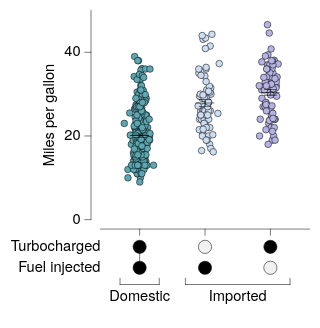

This figure's Vega-Lite source:
### Vega-Lite specification from a JSON file in a GitHub repository (floating-point values rounded to 4 significant figures; data arrays with more than 128 entries replaced by an {"elided": "..."} marker saying what was removed)
{"background": null, "config": {"arc": {"fill": "#DBDBDB", "fillOpacity": 1.0, "innerRadius": 25.0, "padAngle": 0.03, "stroke": "black", "strokeOpacity": 1, "strokeWidth": 0.25}, "area": {"fill": "#DBDBDB", "fillOpacity": 1.0, "stroke": "black", "strokeOpacity": 1, "strokeWidth": 0.25}, "axis": {"domain": true, "domainCap": "round", "domainColor": "black", "domainWidth": 0.25, "grid": false, "gridCap": "round", "gridColor": "#F1F1F1", "gridDash": [0, 0], "gridOpacity": 1.0, "gridWidth": 0.25, "labelColor": "black", "labelFont": "Helvetica Neue, HelveticaNeue, Helvetica, Arial, sans-serif", "labelFontSize": 7, "labelFontStyle": "normal", "labelFontWeight": 400, "offset": 4.5, "ticks": true, "tickCap": "round", "tickColor": "black", "tickRound": false, "tickSize": 3, "tickWidth": 0.25, "titleColor": "black", "titleFont": "Helvetica Neue, HelveticaNeue, Helvetica, Arial, sans-serif", "titleFontSize": 7, "titleFontStyle": "normal", "titleFontWeight": 400}, "axisX": {"domain": true, "labelAlign": "center", "labelAngle": 0, "labels": true, "ticks": true, "translate": 0}, "axisY": {"domain": true, "labelAlign": "right", "labelAngle": 0, "labels": true, "ticks": true, "translate": 0}, "axisRight": {"domain": true, "labelAlign": "left", "labelAngle": 0, "labels": true, "ticks": true, "translate": 0}, "axisTop": {"domain": true, "labelAlign": "center", "labelAngle": 0, "labels": true, "ticks": true, "translate": 0}, "axisBand": {"tickOffset": 0}, "bar": {"fill": "#DBDBDB", "fillOpacity": 1.0, "stroke": "black", "strokeOpacity": 1, "strokeWidth": 0.25}, "boxplot": {"size": 9.0, "ticks": {"cornerRadius": 0.25, "fill": "black", "opacity": 1, "size": 4.5, "thickness": 0.25}, "box": {"fillOpacity": 1.0, "stroke": "black", "strokeOpacity": 1, "strokeWidth": 0.25}, "median": {"cornerRadius": 0, "fill": "black", "fillOpacity": 1.0, "opacity": 1, "size": 9.0, "thickness": 0.25}, "rule": {"fill": "black", "fillOpacity": 1.0, "size": 10.0, "stroke": "black", "strokeDash": [0, 0], "strokeOpacity": 1, "strokeWidth": 0.25}, "outliers": {"color": "black", "fill": "black", "fillOpacity": 1.0, "size": 0, "stroke": "black", "strokeOpacity": 1, "strokeWidth": 0.25}}, "circle": {"fill": "black", "fillOpacity": 1.0, "size": 1.25, "stroke": null, "strokeOpacity": 1, "strokeWidth": 0.25}, "errorband": {"band": {"fillOpacity": 0.6, "stroke": null, "strokeWidth": 0.25, "strokeOpacity": 1}, "borders": {"opacity": 0, "strokeOpacity": 0.25, "strokeWidth": 1}}, "errorbar": {"opacity": 1, "rule": {"strokeDash": [0, 0], "strokeWidth": 0.25}, "ticks": {"color": "black", "cornerRadius": 0.125, "opacity": 1, "size": 6.0, "thickness": 0.25}, "thickness": 0.25}, "font": "Helvetica Neue, HelveticaNeue, Helvetica, Arial, sans-serif", "geoshape": {"fill": "#DBDBDB", "fillOpacity": 1.0, "stroke": "black", "strokeOpacity": 1, "strokeWidth": 0.25}, "header": {"labelColor": "black", "labelFont": "Helvetica Neue, HelveticaNeue, Helvetica, Arial, sans-serif", "labelFontSize": 7, "labelFontStyle": "normal", "labelFontWeight": 400, "titleColor": "black", "titleFont": "Helvetica Neue, HelveticaNeue, Helvetica, Arial, sans-serif", "titleFontSize": 7, "titleFontStyle": "normal", "titleFontWeight": 400, "titlePadding": 0}, "legend": {"disable": false, "offset": 4.5, "titlePadding": 4, "labelOffset": 2, "gradientLabelOffset": 2, "gradientLength": 50.0, "gradientThickness": 5.0, "gradientOpacity": 1.0, "gradientStrokeColor": "black", "gradientStrokeWidth": 0.25, "labelColor": "black", "labelFont": "Helvetica Neue, HelveticaNeue, Helvetica, Arial, sans-serif", "labelFontSize": 7, "labelFontStyle": "normal", "labelFontWeight": 400, "strokeColor": "black", "strokeWidth": 0, "symbolSize": 42, "symbolStrokeColor": "black", "symbolStrokeWidth": 0.25, "titleColor": "black", "titleFont": "Helvetica Neue, HelveticaNeue, Helvetica, Arial, sans-serif", "titleFontSize": 7, "titleFontStyle": "normal", "titleFontWeight": 400}, "line": {"color": "black", "stroke": "black", "strokeCap": "round", "strokeDash": [0, 0], "strokeOpacity": 1, "strokeWidth": 0.375}, "point": {"filled": true, "fill": "#DBDBDB", "fillOpacity": 1.0, "size": 5.0, "stroke": "black", "strokeOpacity": 1, "strokeWidth": 0.25}, "range": {"category": ["#5CA7B1", "#CDDEF3", "#B7B3E4", "#B3DAB5", "#F5E1B3", "#3D727B", "#8AA8D2", "#867DAC", "#80A988", "#CBB17A", "#204148", "#59719A", "#584C77", "#507B5F", "#9D824D"], "diverging": {"scheme": ["#C35082", "#CE6D94", "#D989A7", "#E2A4BA", "#EABFCE", "#F1DBE2", "#F6F6F6", "#D7E0EB", "#B9CBE0", "#9BB6D5", "#7DA1C9", "#5F8CBD", "#4177B1"]}, "heatmap": {"scheme": ["#32022B", "#43044D", "#4C196E", "#4D338C", "#484DA6", "#3A68BB", "#1D83CA", "#1D9CCB", "#23B5C9", "#28CDC5", "#4DE0B4", "#91EE9F"]}, "ordinal": {"scheme": ["#F1F1F1", "#DBDBDB", "#C6C6C6", "#B2B2B2", "#9D9D9D", "#898989", "#767676", "#636363", "#515151", "#404040", "#2F2F2F", "#1F1F1F"]}, "ramp": {"scheme": ["#32022B", "#43044D", "#4C196E", "#4D338C", "#484DA6", "#3A68BB", "#1D83CA", "#1D9CCB", "#23B5C9", "#28CDC5", "#4DE0B4", "#91EE9F"]}}, "rule": {"color": "black", "stroke": "black", "strokeCap": "round", "strokeDash": [2, 2], "strokeOpacity": 1, "strokeWidth": 0.25}, "scale": {"bandPaddingInner": 0.1, "bandPaddingOuter": 0.1, "round": false}, "rect": {"fill": "#DBDBDB", "fillOpacity": 1.0, "stroke": "black", "strokeOpacity": 1, "strokeWidth": 0.25}, "square": {"fill": "#DBDBDB", "fillOpacity": 1.0, "size": 10.0, "stroke": "black", "strokeOpacity": 1, "strokeWidth": 0.25}, "text": {"color": "black", "font": "Helvetica Neue, HelveticaNeue, Helvetica, Arial, sans-serif", "fontSize": 7, "fontStyle": "normal", "fontWeight": 400}, "tick": {"color": "black", "cornerRadius": 0.125, "opacity": 1.0, "size": 9.0, "thickness": 0.25}, "title": {"anchor": "middle", "frame": "group", "color": "black", "font": "Helvetica Neue, HelveticaNeue, Helvetica, Arial, sans-serif", "fontSize": 7, "fontStyle": "normal", "fontWeight": 400, "subtitleColor": "black", "subtitleFont": "Helvetica Neue, HelveticaNeue, Helvetica, Arial, sans-serif", "subtitleFontSize": "Helvetica Neue, HelveticaNeue, Helvetica, Arial, sans-serif", "subtitleFontStyle": "normal", "subtitleFontWeight": 400}, "trail": {"color": "black", "opacity": 1, "size": 0.375}, "view": {"continuousWidth": 100, "continuousHeight": 100, "discreteWidth": 100, "discreteHeight": 100, "fill": null, "stroke": null, "strokeWidth": 0.25}}, "vconcat": [{"layer": [{"data": {"name": "data-5a85ede2053d4aec77293cfb476ae07b"}, "mark": {"type": "circle", "opacity": 1.0, "size": 10.0, "stroke": "black", "strokeOpacity": 1, "strokeWidth": 0.25}, "encoding": {"color": {"field": "Origin", "legend": null, "scale": {"domain": ["USA", "Europe", "Japan"]}, "sort": ["USA", "Europe", "Japan"], "title": null, "type": "nominal"}, "x": {"axis": {"labels": false, "title": null}, "field": "Origin", "scale": {"domain": ["USA", "Europe", "Japan"]}, "sort": ["USA", "Europe", "Japan"], "title": "Origin", "type": "nominal"}, "xOffset": {"field": "jitter_x", "scale": {"domain": [-7.33, 7.33], "range": [5.17, 19.83]}, "type": "quantitative"}, "y": {"field": "Miles_per_Gallon", "title": "Miles per gallon", "type": "quantitative"}}}, {"data": {"name": "data-64e7897fd8423deef5c97d660b6d3367"}, "mark": {"type": "errorbar"}, "encoding": {"x": {"axis": {"labels": false, "title": null}, "field": "Origin", "scale": {"domain": ["USA", "Europe", "Japan"]}, "sort": ["USA", "Europe", "Japan"], "title": "Origin", "type": "nominal"}, "y": {"field": "__mean", "title": "Miles per gallon", "type": "quantitative"}, "yError": {"field": "__error"}}}, {"data": {"name": "data-64e7897fd8423deef5c97d660b6d3367"}, "mark": {"type": "tick"}, "encoding": {"x": {"axis": {"labels": false, "title": null}, "field": "Origin", "scale": {"domain": ["USA", "Europe", "Japan"]}, "sort": ["USA", "Europe", "Japan"], "title": "Origin", "type": "nominal"}, "y": {"field": "__mean", "title": "Miles per gallon", "type": "quantitative"}}}]}, {"layer": [{"data": {"name": "data-e9ffcdc4fcc95feede33106e6d54f958"}, "mark": {"type": "text", "align": "right", "baseline": "middle", "fontSize": 7}, "encoding": {"text": {"field": "__label", "type": "nominal"}, "x": {"value": 0}, "y": {"axis": {"domain": false, "grid": false, "labels": false, "ticks": false, "title": null}, "bandPosition": 0.5, "field": "__label", "scale": {"domain": ["Turbocharged", "Fuel injected"], "range": [0, 20]}, "sort": ["Turbocharged", "Fuel injected"], "type": "nominal"}}}, {"data": {"name": "data-855c1be87197a0061c85a625701bdfa1"}, "mark": {"type": "line", "strokeDash": [0, 0], "strokeWidth": 0.25}, "encoding": {"detail": {"field": "__line_id", "type": "nominal"}, "x": {"axis": {"domain": false, "grid": false, "labels": false, "ticks": false, "title": null}, "field": "__category", "scale": {"domain": ["USA", "Europe", "Japan"]}, "sort": ["USA", "Europe", "Japan"], "type": "nominal"}, "y": {"axis": {"domain": false, "grid": false, "labels": false, "ticks": false, "title": null}, "bandPosition": 0.5, "field": "__label", "scale": {"domain": ["Turbocharged", "Fuel injected"], "range": [0, 20]}, "sort": ["Turbocharged", "Fuel injected"], "type": "nominal"}}}, {"data": {"name": "data-fde25d87044d2be5ff764ab921614913"}, "mark": {"type": "point", "dy": -0.7, "fill": "#F1F1F1", "filled": true, "shape": "circle", "size": 40.0, "strokeWidth": 0.25}, "encoding": {"x": {"axis": {"domain": false, "grid": false, "labels": false, "ticks": false, "title": null}, "field": "__category", "scale": {"domain": ["USA", "Europe", "Japan"]}, "sort": ["USA", "Europe", "Japan"], "type": "nominal"}, "y": {"axis": {"domain": false, "grid": false, "labels": false, "ticks": false, "title": null}, "bandPosition": 0.5, "field": "__label", "scale": {"domain": ["Turbocharged", "Fuel injected"], "range": [0, 20]}, "sort": ["Turbocharged", "Fuel injected"], "type": "nominal"}}}, {"data": {"name": "data-c07417c9758f9ee1232814ed56e56a94"}, "mark": {"type": "point", "color": "black", "dy": -0.7, "filled": true, "shape": "circle", "size": 40.0, "strokeWidth": 0.25}, "encoding": {"x": {"axis": {"domain": false, "grid": false, "labels": false, "ticks": false, "title": null}, "field": "__category", "scale": {"domain": ["USA", "Europe", "Japan"]}, "sort": ["USA", "Europe", "Japan"], "type": "nominal"}, "y": {"axis": {"domain": false, "grid": false, "labels": false, "ticks": false, "title": null}, "bandPosition": 0.5, "field": "__label", "scale": {"domain": ["Turbocharged", "Fuel injected"], "range": [0, 20]}, "sort": ["Turbocharged", "Fuel injected"], "type": "nominal"}}}, {"data": {"values": [{"__dysonsphere__": 1}]}, "mark": {"type": "rule", "color": "black", "strokeDash": [0, 0], "strokeWidth": 0.25}, "encoding": {"x": {"value": 9.375}, "x2": {"value": 28.12}, "y": {"value": 23.0}}}, {"data": {"values": [{"__dysonsphere__": 1}]}, "mark": {"type": "rule", "color": "black", "strokeDash": [0, 0], "strokeWidth": 0.25}, "encoding": {"x": {"value": 9.375}, "y": {"value": 20.0}, "y2": {"value": 23.0}}}, {"data": {"values": [{"__dysonsphere__": 1}]}, "mark": {"type": "rule", "color": "black", "strokeDash": [0, 0], "strokeWidth": 0.25}, "encoding": {"x": {"value": 28.12}, "y": {"value": 20.0}, "y2": {"value": 23.0}}}, {"data": {"name": "data-cbea65e2861bce3c263613efd1b8a039"}, "mark": {"type": "text", "align": "center", "baseline": "top", "color": "black", "fontSize": 7}, "encoding": {"text": {"field": "__slabel", "type": "nominal"}, "x": {"value": 18.75}, "y": {"value": 25.0}}}, {"data": {"values": [{"__dysonsphere__": 1}]}, "mark": {"type": "rule", "color": "black", "strokeDash": [0, 0], "strokeWidth": 0.25}, "encoding": {"x": {"value": 40.62}, "x2": {"value": 90.62}, "y": {"value": 23.0}}}, {"data": {"values": [{"__dysonsphere__": 1}]}, "mark": {"type": "rule", "color": "black", "strokeDash": [0, 0], "strokeWidth": 0.25}, "encoding": {"x": {"value": 40.62}, "y": {"value": 20.0}, "y2": {"value": 23.0}}}, {"data": {"values": [{"__dysonsphere__": 1}]}, "mark": {"type": "rule", "color": "black", "strokeDash": [0, 0], "strokeWidth": 0.25}, "encoding": {"x": {"value": 90.62}, "y": {"value": 20.0}, "y2": {"value": 23.0}}}, {"data": {"name": "data-8ffed4688d1cea6faf2d4c83dc30674f"}, "mark": {"type": "text", "align": "center", "baseline": "top", "color": "black", "fontSize": 7}, "encoding": {"text": {"field": "__slabel", "type": "nominal"}, "x": {"value": 65.62}, "y": {"value": 25.0}}}], "height": 34.0, "view": {"fill": null, "stroke": null}, "width": 100}], "resolve": {"scale": {"x": "shared"}}, "spacing": 0, "$schema": "https://vega.github.io/schema/vega-lite/v6.4.1.json", "datasets": {"data-5a85ede2053d4aec77293cfb476ae07b": {"elided": "398 records"}, "data-64e7897fd8423deef5c97d660b6d3367": [{"Origin": "USA", "__mean": 20.08, "__error": 0.4058, "__dysonsphere__": 1}, {"Origin": "Japan", "__mean": 30.45, "__error": 0.6852, "__dysonsphere__": 1}, {"Origin": "Europe", "__mean": 27.89, "__error": 0.8037, "__dysonsphere__": 1}], "data-e9ffcdc4fcc95feede33106e6d54f958": [{"__label": "Turbocharged", "__dysonsphere__": 1}, {"__label": "Fuel injected", "__dysonsphere__": 1}], "data-855c1be87197a0061c85a625701bdfa1": [{"__category": "USA", "__label": "Turbocharged", "__line_id": "USA_0_1", "__dysonsphere__": 1}, {"__category": "USA", "__label": "Fuel injected", "__line_id": "USA_0_1", "__dysonsphere__": 1}], "data-fde25d87044d2be5ff764ab921614913": [{"__label": "Turbocharged", "__category": "Europe", "__value": "−", "__dysonsphere__": 1}, {"__label": "Fuel injected", "__category": "Japan", "__value": "−", "__dysonsphere__": 1}], "data-c07417c9758f9ee1232814ed56e56a94": [{"__label": "Turbocharged", "__category": "USA", "__value": "+", "__dysonsphere__": 1}, {"__label": "Turbocharged", "__category": "Japan", "__value": "+", "__dysonsphere__": 1}, {"__label": "Fuel injected", "__category": "USA", "__value": "+", "__dysonsphere__": 1}, {"__label": "Fuel injected", "__category": "Europe", "__value": "+", "__dysonsphere__": 1}], "data-cbea65e2861bce3c263613efd1b8a039": [{"__slabel": "Domestic", "__dysonsphere__": 1}], "data-8ffed4688d1cea6faf2d4c83dc30674f": [{"__slabel": "Imported", "__dysonsphere__": 1}]}}
